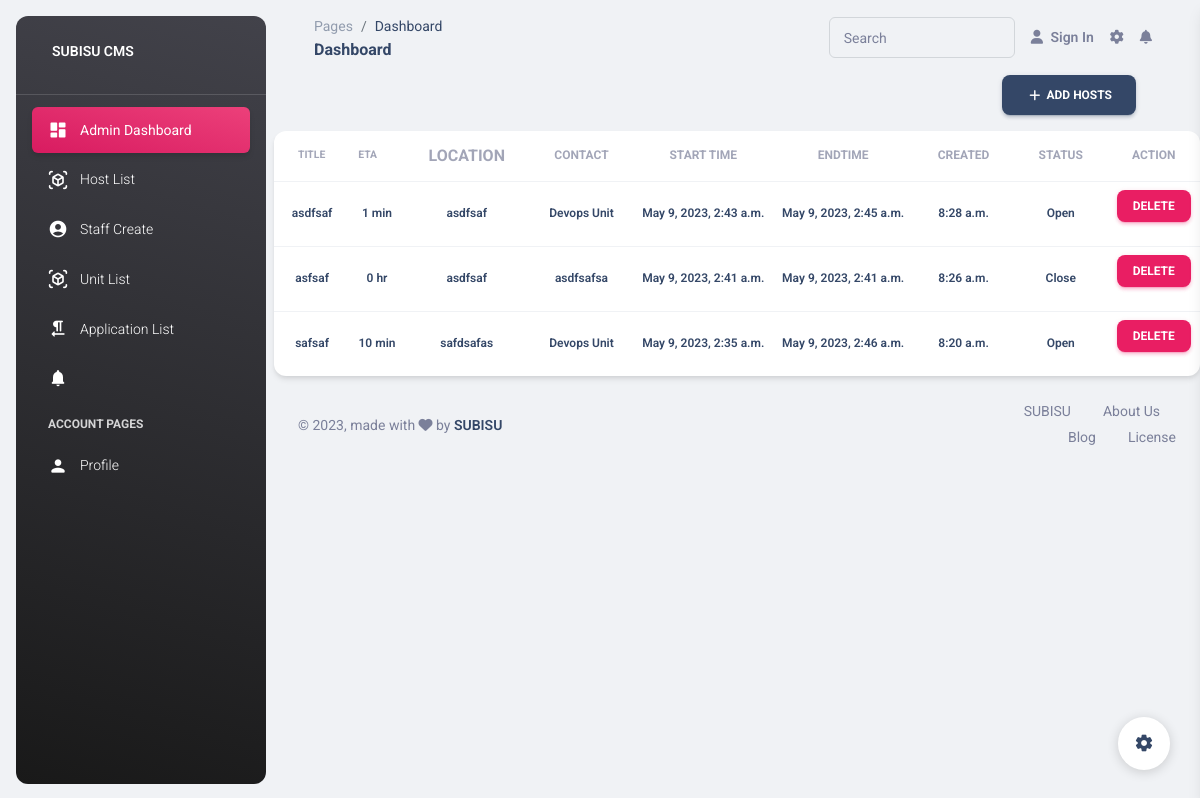
The page /activities/ on the database its author committed.
### subisu/models.py (models this page shows, shortened)
class Activities(models.Model):
    title = models.CharField(max_length=200, verbose_name="Activity Title")
    location = models.CharField(max_length=200, null=True, blank=True)
    reason = models.TextField(verbose_name="Reasons", blank=True)
    benefits = models.TextField(verbose_name="Benefits for Layer", blank=True)
    impact = models.TextField(verbose_name="Impact", blank=True)
    contact = models.ForeignKey(Units, on_delete=models.CASCADE,  null=True, help_text="Select units you want to send mail to")
    startTime = models.DateTimeField(null=True, blank=True, verbose_name="Activity Start Time")
    endTime = models.DateTimeField(null=True, blank=True,verbose_name="Activity End Time")
    activities = models.TextField(max_length=500, verbose_name="Activities")
    created = models.TimeField(auto_now_add=True, verbose_name="Activity Created At")
    otherEmails = models.TextField(blank=True, null=True, help_text="Add other emails separated by spaces", validators=[validate_email_list])
    Comment= models.CharField(max_length=200, null=True)
    status= models.CharField(max_length=20,choices=ACTIVITY_STATUS, default= 'Open')
    sendEmail = models.BooleanField(verbose_name = "Send Email",default=False, help_text="Send Email Notification to Department")
    ETA = models.CharField(max_length=200, null=True, blank=True, editable=False)

### Models/units.py (models this page shows)
class Units(models.Model):
    name = models.CharField(max_length = 100)
    departmentId = models.ForeignKey(Departments, on_delete=models.PROTECT)
    unitHead = models.CharField(max_length=100)
    email = models.EmailField()
    status = models.BooleanField(default=True)
    def __str__(self):
        return self.name

### subisu/views.py (the view)
# urls.py: path('activities/', activities, name='activities')
def activities(request):
    activities = Activities.objects.all().order_by('-created')
    context = {
        'activities' : activities
    }
    return render(request, 'subisu/activities.html', context)

### templates/subisu/activities.html (shortened to what this page needs)
{%extends 'subisu/base.html' %}
{%block start%}
<div class="d-flex justify-content-end  px-6">
  <a class="btn btn-icon btn-3 btn-dark ml-auto" href="{%url 'add_host' %}">
    <span class="btn-inner--icon"><i class="material-icons">add</i></span>
    <span class="btn-inner--text">Add Hosts</span>
  </a>
</div>
<div class="card">
  <div class="table-responsive">
    <table class="table align-items-center mb-0">
      <thead>
        <tr>
            <th class="text-uppercase text-secondary text-xxs font-weight-bolder opacity-7">title</th>
            <th class="text-uppercase text-secondary text-xxs font-weight-bolder opacity-7 ps-2">ETA</th>
            <th class="text-center text-uppercase text-secondary text-x font-weight-bolder opacity-7">location</th>
            <th class="text-center text-uppercase text-secondary text-xs font-weight-bolder opacity-7">contact</th>
            <th class="text-center text-uppercase text-secondary text-xs font-weight-bolder opacity-7">start time</th>
            <th class="text-center text-uppercase text-secondary text-xs font-weight-bolder opacity-7">endtime</th>
            <th class="text-center text-uppercase text-secondary text-xs font-weight-bolder opacity-7">created</th>
            <th class="text-center text-uppercase text-secondary text-xs font-weight-bolder opacity-7">status</th>
            <th class="text-center text-uppercase text-secondary text-xs font-weight-bolder opacity-7">Action</th>
        </tr>
      </thead>
      <tbody>
        {% for activity in activities %}
            <tr>
              <td class="align-middle text-center"><h6 class="mb-0 text-xs">{{ activity.title }}</h6></td>
              <td class="align-middle text-center"><h6 class="mb-0 text-xs">{{ activity.ETA}}</h6></td>
              <td class="align-middle text-center"><h6 class="mb-0 text-xs">{{ activity.location }}</h6></td>
              <td class="align-middle text-center"><h6 class="mb-0 text-xs">{{ activity.contact }}</h6></td>
              <td class="align-middle text-center"><h6 class="mb-0 text-xs">{{ activity.startTime }}</h6></td>
              <td class="align-middle text-center"><h6 class="mb-0 text-xs">{{ activity.endTime }}</h6></td>
              <td class="align-middle text-center"><h6 class="mb-0 text-xs">{{ activity.created }}</h6></td>
              <td class="align-middle text-center"><h6 class="mb-0 text-xs">{{ activity.status }}</h6></td>
              <td class="align-middle text-center"><a href="" class="btn btn-primary btn-sm">Delete</button></td>
            </tr>
        {% endfor %}
      </tbody>
    </table>
  </div>
</div>
{%endblock%}

### rows shown on the page
Activities: title "asdfsaf", ETA "1 min", location "asdfsaf", contact "Devops Unit", startTime "May 9, 2023, 2:43 a.m.", endTime "May 9, 2023, 2:45 a.m.", created "8:28 a.m.", status "Open"
Activities: title "asfsaf", ETA "0 hr", location "asdfsaf", contact "asdfsafsa", startTime "May 9, 2023, 2:41 a.m.", endTime "May 9, 2023, 2:41 a.m.", created "8:26 a.m.", status "Close"
Activities: title "safsaf", ETA "10 min", location "safdsafas", contact "Devops Unit", startTime "May 9, 2023, 2:35 a.m.", endTime "May 9, 2023, 2:46 a.m.", created "8:20 a.m.", status "Open"
